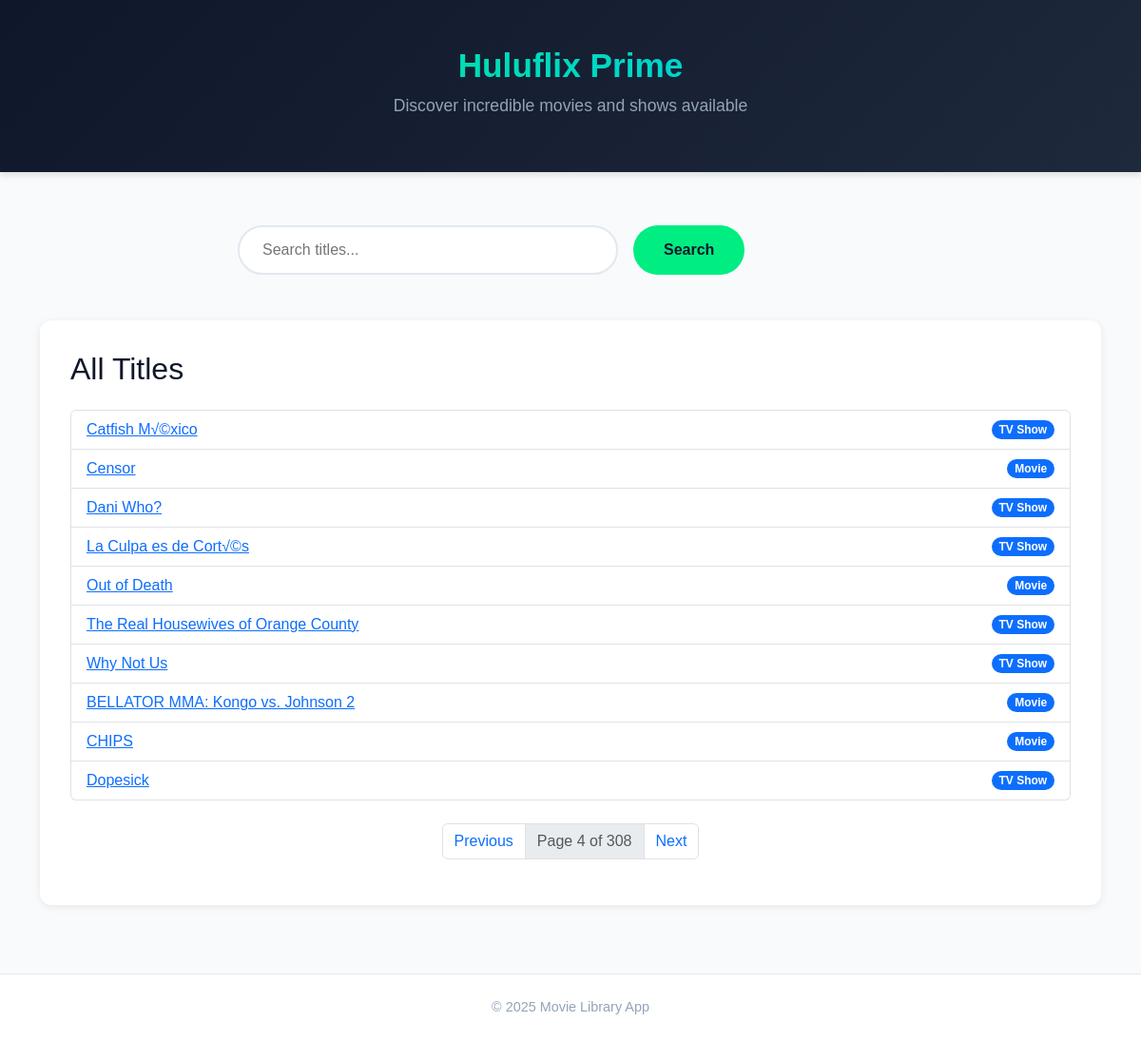
/page/4, run on the app's committed database.
### models.py (models this page shows)
class Title(db.Model):
    id = db.Column(db.String, primary_key=True)
    type = db.Column(db.String)
    title = db.Column(db.String)
    country = db.Column(db.String)
    date_added = db.Column(db.String)
    release_year = db.Column(db.Integer)
    rating = db.Column(db.String)
    duration = db.Column(db.String)
    description = db.Column(db.String)
    poster_url = db.Column(db.String)
    genres = db.relationship('Genre', secondary='title_genre', back_populates='titles')

### app.py (the view)
@app.route('/')
@app.route('/page/<int:page>')
def index(page=1):
    per_page = 10
    pagination = Title.query.paginate(page=page, per_page=per_page, error_out=False)
    return render_template('index.html', titles=pagination.items, pagination=pagination)

### templates/index.html
{% extends "base.html" %}
{% block content %}
<h2 class="mb-4">All Titles</h2>
<ul class="list-group">
    {% for title in titles %}
    <li class="list-group-item d-flex justify-content-between align-items-center">
        <a href="{{ url_for('title_detail', title_id=title.id) }}">{{ title.title }}</a>
        <span class="badge bg-primary rounded-pill">{{ title.type }}</span>
    </li>
    {% endfor %}
</ul>
<nav aria-label="Page navigation" class="mt-4">
  <ul class="pagination justify-content-center">
    {% if pagination.has_prev %}
      <li class="page-item">
        <a class="page-link" href="{{ url_for('index', page=pagination.prev_num) }}">Previous</a>
      </li>
    {% else %}
      <li class="page-item disabled">
        <span class="page-link">Previous</span>
      </li>
    {% endif %}
    <li class="page-item disabled">
      <span class="page-link">
        Page {{ pagination.page }} of {{ pagination.pages }}
      </span>
    </li>
    {% if pagination.has_next %}
      <li class="page-item">
        <a class="page-link" href="{{ url_for('index', page=pagination.next_num) }}">Next</a>
      </li>
    {% else %}
      <li class="page-item disabled">
        <span class="page-link">Next</span>
      </li>
    {% endif %}
  </ul>
</nav>
{% endblock %}

### static/styles.css (style rules this page uses)
:root { --primary: #00ED82; --primary-dark: #00D673; --dark: #0F172A; --light: #F8FAFC; --gray: #94A3B8; --light-gray: #E2E8F0; }
body { font-family: 'Poppins', sans-serif; background-color: var(--light); color: var(--dark); min-height: 100vh; display: flex; flex-direction: column; }

### data on the page
Title: title "Catfish M√©xico", type "TV Show"
Title: title "Censor", type "Movie"
Title: title "Dani Who?", type "TV Show"
Title: title "La Culpa es de Cort√©s", type "TV Show"
Title: title "Out of Death", type "Movie"
Title: title "The Real Housewives of Orange County", type "TV Show"
Title: title "Why Not Us", type "TV Show"
Title: title "BELLATOR MMA: Kongo vs. Johnson 2", type "Movie"
Title: title "CHIPS", type "Movie"
Title: title "Dopesick", type "TV Show"

### other printed values
{{ pagination.page }} "4"
{{ pagination.pages }} "308"
